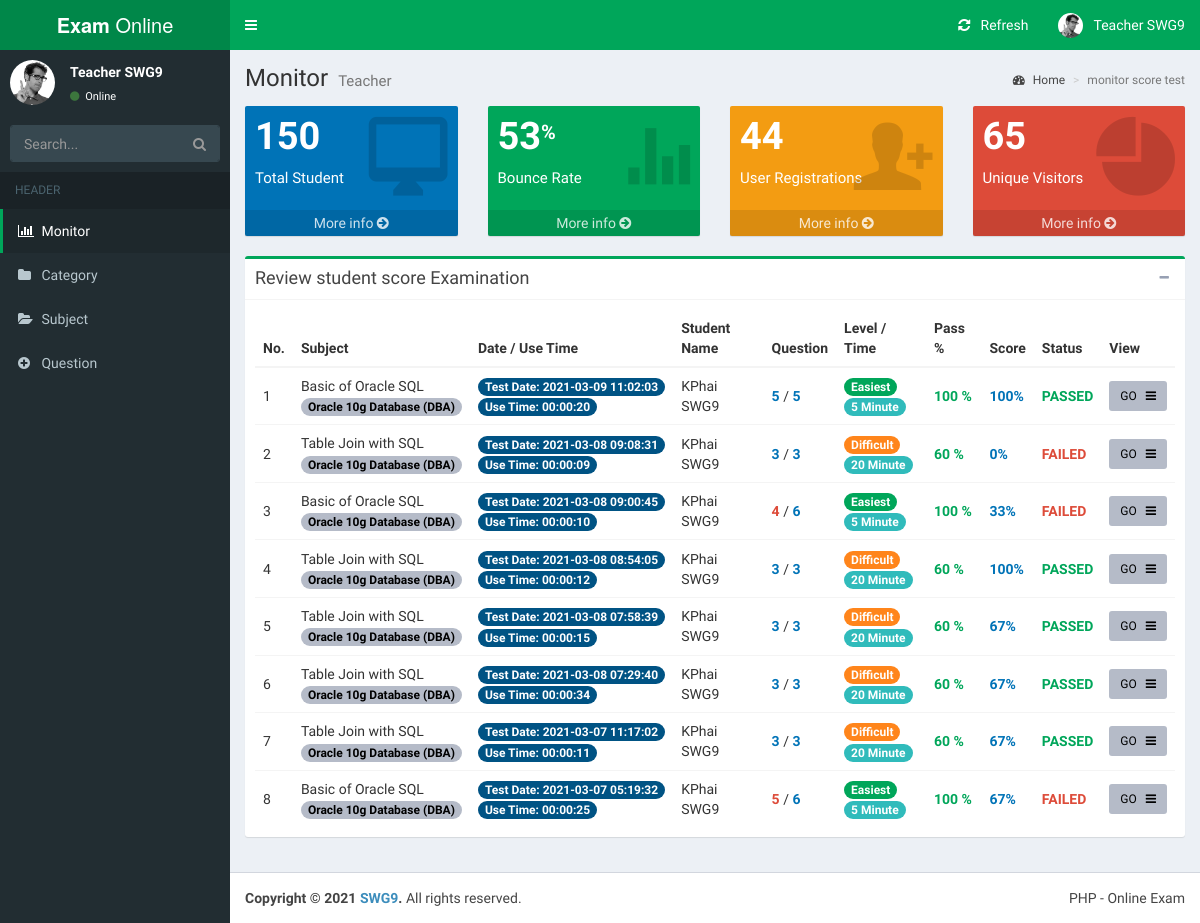
Before: /teacher/index.php (signed in) with the older database file.
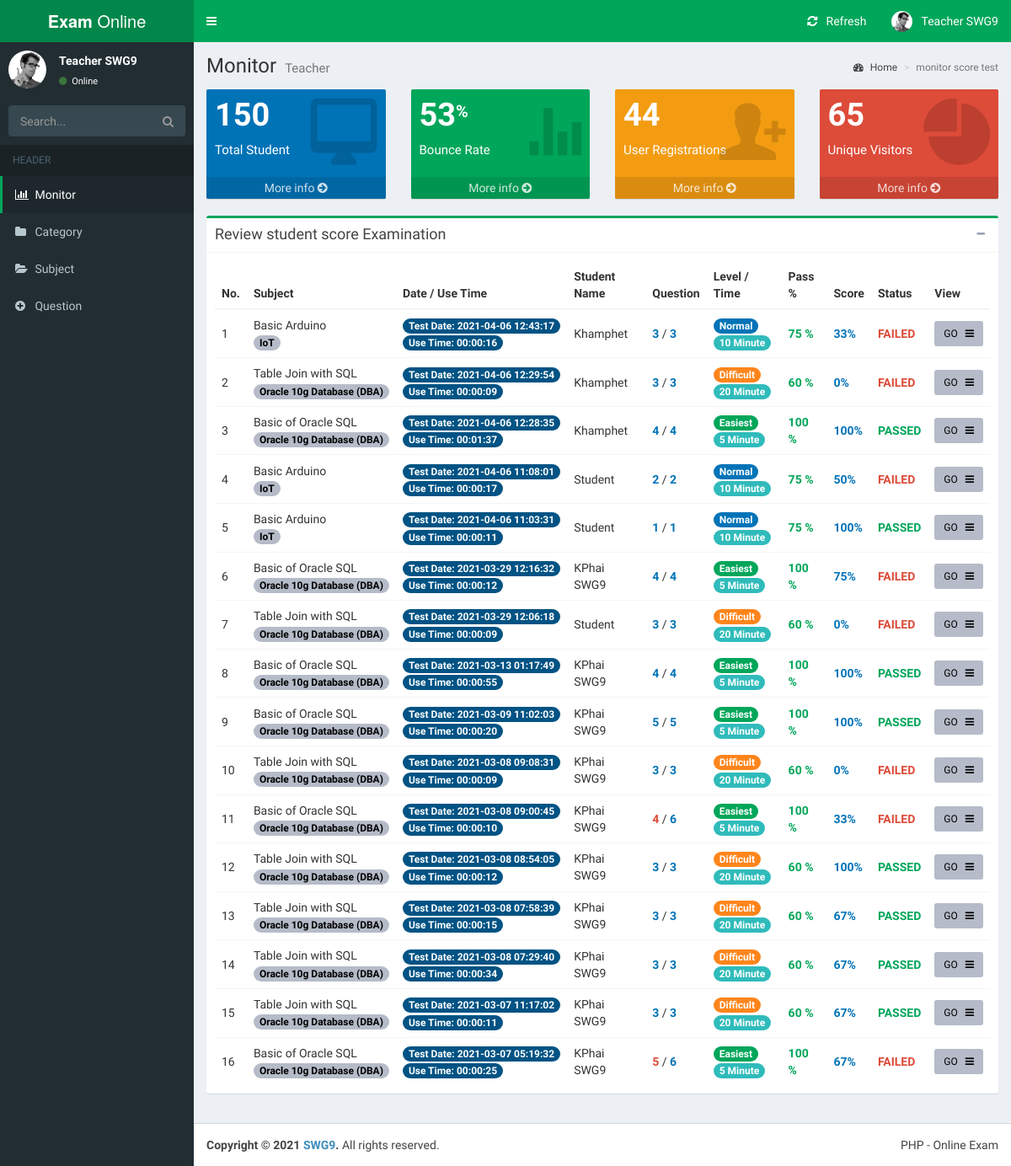
After: the same page with the newer database file.
### tables this page shows
CREATE TABLE `tb_test_result` (
                                  `test_id` int(11) NOT NULL,
                                  `test_date` date NOT NULL,
                                  `test_minute` int(5) NOT NULL,
                                  `test_count_question` int(5) DEFAULT NULL,
                                  `all_question` int(5) DEFAULT NULL,
                                  `created_at` timestamp NOT NULL DEFAULT CURRENT_TIMESTAMP,
                                  `user_id` int(11) NOT NULL,
                                  `sub_id` int(11) NOT NULL
);

CREATE TABLE `tb_subjects` (
                               `sub_id` int(11) NOT NULL,
                               `title` text NOT NULL,
                               `description` text,
                               `level` int(3) NOT NULL,
                               `give_minute` int(5) NOT NULL,
                               `pass_percent` int(11) NOT NULL,
                               `use_count` int(2) NOT NULL,
                               `status` tinyint(4) NOT NULL,
                               `created_at` timestamp NOT NULL DEFAULT CURRENT_TIMESTAMP,
                               `updated_at` timestamp NOT NULL DEFAULT CURRENT_TIMESTAMP,
                               `cat_id` int(11) NOT NULL,
                               `teacher_id` int(11) NOT NULL
);

CREATE TABLE `tb_category` (
                               `cat_id` int(11) NOT NULL,
                               `name` varchar(100) NOT NULL,
                               `description` varchar(255) DEFAULT NULL,
                               `teacher_id` int(11) NOT NULL,
                               `created_at` timestamp NOT NULL DEFAULT CURRENT_TIMESTAMP,
                               `updated_at` timestamp NOT NULL DEFAULT CURRENT_TIMESTAMP
);

CREATE TABLE `tb_users` (
                            `user_id` int(11) NOT NULL,
                            `email` varchar(50) NOT NULL,
                            `password` varchar(50) NOT NULL,
                            `fullname` varchar(100) NOT NULL,
                            `role` varchar(25) NOT NULL DEFAULT 'Student',
                            `status` tinyint(1) NOT NULL,
                            `created_at` timestamp NULL DEFAULT CURRENT_TIMESTAMP,
                            `updated_at` timestamp NULL DEFAULT CURRENT_TIMESTAMP
);

### teacher/index.php (the view, shortened to what the changed rows need)
<?php
include_once '../process/connector.php';
$user_id = $_SESSION['user_id'];
?>
<!DOCTYPE html>
<html>
<head>
    <link rel="stylesheet" href="../assets/plugins/bootstrap/dist/css/bootstrap.min.css">
    <link rel="stylesheet" href="../assets/plugins/font-awesome/css/font-awesome.min.css">
    <link rel="stylesheet" href="../assets/plugins/Ionicons/css/ionicons.min.css">
    <link rel="stylesheet" href="../assets/css/AdminLTE.min.css">
    <link rel="stylesheet" href="../assets/css/skins/skin-green.min.css">
    <link rel="stylesheet" href="../assets/css/exam.css">
</head>
<body class="hold-transition skin-green fixed sidebar-mini">
<div class="wrapper">
    <div class="content-wrapper">
        <section class="content-header">
            <h1>
                Monitor
                <small>Teacher</small>
            </h1>
        </section>
        <section class="content">
            <div class="box box-success">
                <div class="box-body">
                    <div class="table-responsive">
                        <table class="table no-margin">
                            <thead>
                            <tr>
                                <th>No.</th>
                                <th>Subject</th>
                                <th>Date / Use Time</th>
                                <th>Student Name</th>
                                <th>Question</th>
                                <th>Level / Time</th>
                                <th>Pass %</th>
                                <th>Score</th>
                                <th>Status</th>
                                <th>View</th>
                            </tr>
                            </thead>
                            <tbody>
                            <?php
                            $sql = "SELECT U.USER_ID, U.FULLNAME AS FULL_NAME, A.TEST_ID, A.CREATED_AT AS TEST_DATE, A.TEST_MINUTE, A.TEST_COUNT_QUESTION AS CNT_QT, A.ALL_QUESTION AS CNT_QT_ALL, B.TITLE AS SUB_TITLE, B.LEVEL AS LEVEL,
                                           B.GIVE_MINUTE AS SUB_TIME, B.PASS_PERCENT,
                                           C.NAME AS CAT_NAME FROM TB_TEST_RESULT A
                                               INNER JOIN TB_USERS U ON (A.USER_ID=U.USER_ID)
                                               INNER JOIN TB_SUBJECTS B ON (A.SUB_ID=B.SUB_ID)
                                               INNER JOIN TB_CATEGORY C ON(B.CAT_ID=C.CAT_ID)
                                    WHERE B.TEACHER_ID = $user_id
                                    ORDER BY A.TEST_ID DESC";
                            $result = mysqli_query($link, $sql);
                            $no = 0;
                            $count = mysqli_num_rows($result);
                            if ($count > 0) {
                                while ($row = mysqli_fetch_assoc($result)) {
                                    $test_id = $row['TEST_ID'];
                                    $sql_score = "SELECT SC_CHOICE, SC_ANSWER, SC_JUDGE FROM TB_SCORE where TEST_ID = $test_id";
                                    $result_score = mysqli_query($link, $sql_score);
                                    $count_score = mysqli_num_rows($result_score);
                                    $percent = 0;
                                    if ($count_score > 0) {
                                        while ($row_score = mysqli_fetch_assoc($result_score)) {
                                            if ($row_score['SC_JUDGE'] === 'Good') {
                                                $percent += 100;
                                            }
                                        }
                                        $pass_percent = (int) $row['PASS_PERCENT'];
                                        $mark_percent = round($percent/$row['CNT_QT_ALL']);
                                        if ($mark_percent >= $pass_percent) {
                                            $judge = "<span class='text-green text-bold'>PASSED</span>";
                                        }else{
                                            $judge = "<span class='text-red text-bold'>FAILED</span>";
                                        }
                                        ?>
                                        <tr>
                                            <td>
                                                <?= @++$no; ?>
                                            </td>
                                            <td>
                                                <?= htmlspecialchars($row['SUB_TITLE']) ?>
                                                <br/>
                                                <span class="text-center badge bg-gray-active">
                                                <?= htmlspecialchars($row['CAT_NAME']) ?>
                                            </span>
                                            </td>
                                            <td>
                                            <span class="text-center badge bg-blue-active">
                                                Test Date: <?= htmlspecialchars($row['TEST_DATE']) ?>
                                            </span>
                                                <br/>
                                                <span class="text-center badge bg-blue-active">
                                                Use Time: <?= htmlspecialchars(gmdate("H:i:s", $row['TEST_MINUTE'])) ?>
                                            </span>
                                            </td>
                                            <td><?=htmlspecialchars($row['FULL_NAME'])?></td>
                                            <td>
                                                <span class="<?php if($row['CNT_QT'] == $row['CNT_QT_ALL']) echo 'text-blue'; else echo 'text-red'; ?> text-bold"><?=htmlspecialchars($row['CNT_QT'])?></span> / <span class="text-blue text-bold"><?=htmlspecialchars($row['CNT_QT_ALL'])?></span>
                                            </td>
                                            <td>
                                                <?php
                                                if ($row['LEVEL'] == 1) {
                                                    echo "<span class=\"text-center badge bg-green\">Easiest</span>";
                                                } else if ($row['LEVEL'] == 2) {
                                                    echo "<span class=\"text-center badge bg-blue\">Normal</span>";
                                                } else if ($row['LEVEL'] == 3) {
                                                    echo "<span class=\"text-center badge bg-orange\">Difficult</span>";
                                                } else {
                                                    echo "<span class=\"text-center badge bg-red\">Most Difficult</span>";
                                                }
                                                ?>
                                                <br/>
                                                <span class="text-center badge bg-teal-active">
                                        <?= htmlspecialchars($row['SUB_TIME']) ?> Minute
                                    </span>
                                            </td>
                                            <td>
                                                <span class='text-green text-bold'><?= htmlspecialchars($row['PASS_PERCENT']) ?> %</span>
                                            </td>
                                            <td>
                                                <span class='text-blue text-bold'><?= $mark_percent ?>%</span>
                                            </td>
                                            <td>
                                                <?=$judge;?>
                                            </td>
                                            <td><a href="monitor_detail.php?vTestID=<?=$test_id?>&vUserID=<?=$row['USER_ID']?>" class="btn btn-sm bg-gray-active">GO &nbsp; <i
                                                            class="fa fa-bars"></i></a></td>
                                        </tr>
                                        <?php
                                    }
                                }
                            }
                            ?>
                            </tbody>
                        </table>
                    </div>
                </div>
            </div>
        </section>
    </div>
</div>
</body>
</html>

Changed rows visible on the page:
added tb_test_result: no "1", sub.title "Basic Arduino", tb_category.name "IoT", created_at "2021-04-06 12:43:17", test_minute "00:00:16", user.fullname "Khamphet", test_count_question "3", all_question "3", shows "Normal", sub.give_minute "10", sub.pass_percent "75", all_question "33", shows "FAILED"
added tb_test_result: no "2", sub.title "Table Join with SQL", tb_category.name "Oracle 10g Database (DBA)", created_at "2021-04-06 12:29:54", test_minute "00:00:09", user.fullname "Khamphet", test_count_question "3", all_question "3", shows "Difficult", sub.give_minute "20", sub.pass_percent "60", all_question "0", shows "FAILED"
added tb_test_result: no "3", sub.title "Basic of Oracle SQL", tb_category.name "Oracle 10g Database (DBA)", created_at "2021-04-06 12:28:35", test_minute "00:01:37", user.fullname "Khamphet", test_count_question "4", all_question "4", shows "Easiest", sub.give_minute "5", sub.pass_percent "100", all_question "100", shows "PASSED"
added tb_test_result: no "4", sub.title "Basic Arduino", tb_category.name "IoT", created_at "2021-04-06 11:08:01", test_minute "00:00:17", user.fullname "Student", test_count_question "2", all_question "2", shows "Normal", sub.give_minute "10", sub.pass_percent "75", all_question "50", shows "FAILED"
added tb_test_result: no "5", sub.title "Basic Arduino", tb_category.name "IoT", created_at "2021-04-06 11:03:31", test_minute "00:00:11", user.fullname "Student", test_count_question "1", all_question "1", shows "Normal", sub.give_minute "10", sub.pass_percent "75", all_question "100", shows "PASSED"
added tb_test_result: no "6", sub.title "Basic of Oracle SQL", tb_category.name "Oracle 10g Database (DBA)", created_at "2021-03-29 12:16:32", test_minute "00:00:12", user.fullname "KPhai SWG9", test_count_question "4", all_question "4", shows "Easiest", sub.give_minute "5", sub.pass_percent "100", all_question "75", shows "FAILED"
added tb_test_result: no "7", sub.title "Table Join with SQL", tb_category.name "Oracle 10g Database (DBA)", created_at "2021-03-29 12:06:18", test_minute "00:00:09", user.fullname "Student", test_count_question "3", all_question "3", shows "Difficult", sub.give_minute "20", sub.pass_percent "60", all_question "0", shows "FAILED"
added tb_test_result: no "8", sub.title "Basic of Oracle SQL", tb_category.name "Oracle 10g Database (DBA)", created_at "2021-03-13 01:17:49", test_minute "00:00:55", user.fullname "KPhai SWG9", test_count_question "4", all_question "4", shows "Easiest", sub.give_minute "5", sub.pass_percent "100", all_question "100", shows "PASSED"
computed for tb_test_result (number 9 of 16 on the later page): no "1" → "9"
computed for tb_test_result (number 10 of 16 on the later page): no "2" → "10"
computed for tb_test_result (number 11 of 16 on the later page): no "3" → "11"
computed for tb_test_result (number 12 of 16 on the later page): no "4" → "12"
computed for tb_test_result (number 13 of 16 on the later page): no "5" → "13"
computed for tb_test_result (number 14 of 16 on the later page): no "6" → "14"
computed for tb_test_result (number 15 of 16 on the later page): no "7" → "15"
computed for tb_test_result (number 16 of 16 on the later page): no "8" → "16"
